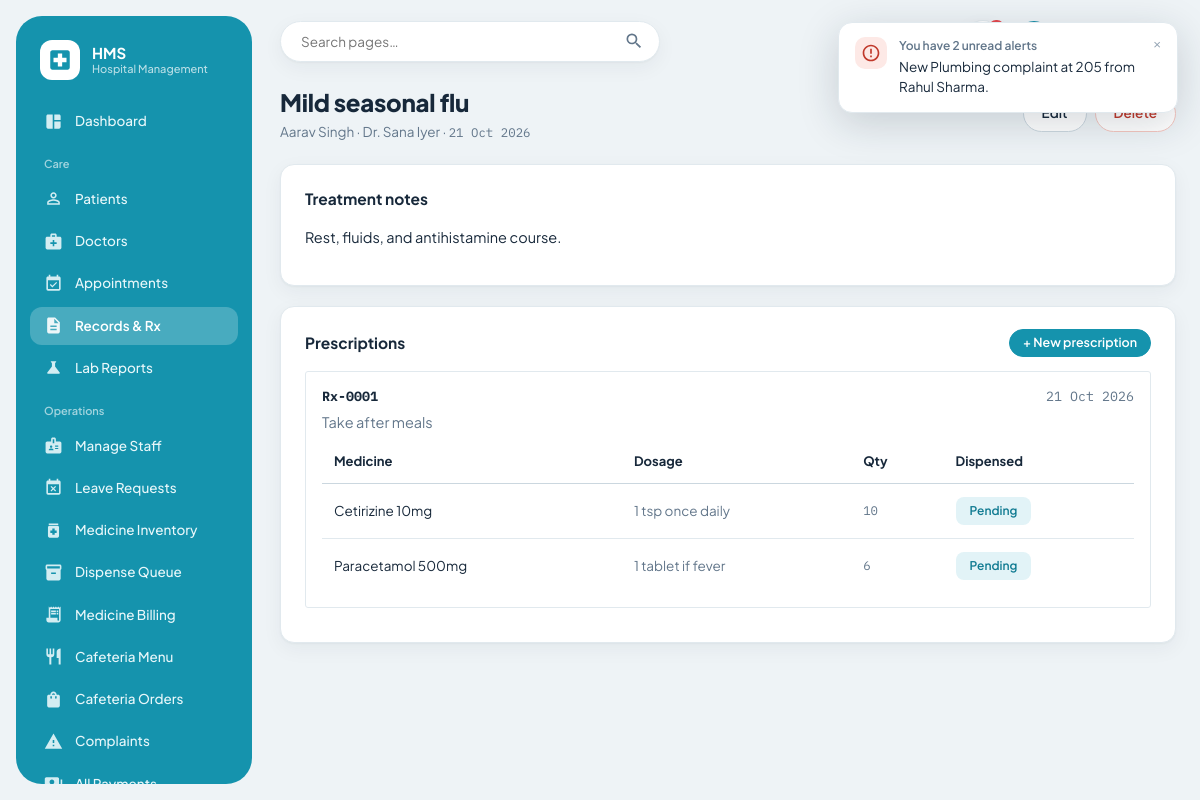
Screenshot of /records/1 (signed in) with the database file from the repository.
### models.py (models this page shows, shortened)
class MedicalRecord(db.Model):
    __tablename__ = "medical_records"
    id = db.Column(db.Integer, primary_key=True)
    patient_id = db.Column(db.Integer, db.ForeignKey("patients.id"), nullable=False)
    doctor_id = db.Column(db.Integer, db.ForeignKey("doctors.id"), nullable=False)
    appointment_id = db.Column(db.Integer, db.ForeignKey("appointments.id"), nullable=True)
    diagnosis = db.Column(db.String(255), nullable=False)
    treatment = db.Column(db.Text)
    record_date = db.Column(db.Date, default=date.today)
    created_at = db.Column(db.DateTime, default=datetime.utcnow)
    prescriptions = db.relationship("Prescription", backref="medical_record", lazy=True, cascade="all, delete-orphan")

class Patient(db.Model):
    __tablename__ = "patients"
    id = db.Column(db.Integer, primary_key=True)
    name = db.Column(db.String(120), nullable=False)
    age = db.Column(db.Integer, nullable=False)
    gender = db.Column(db.String(20), nullable=False)
    phone = db.Column(db.String(20))
    address = db.Column(db.String(255))
    created_at = db.Column(db.DateTime, default=datetime.utcnow)
    appointments = db.relationship("Appointment", backref="patient", lazy=True, cascade="all, delete-orphan")
    medical_records = db.relationship("MedicalRecord", backref="patient", lazy=True, cascade="all, delete-orphan")

class Doctor(db.Model):
    __tablename__ = "doctors"
    id = db.Column(db.Integer, primary_key=True)
    name = db.Column(db.String(120), nullable=False)
    specialization = db.Column(db.String(120), nullable=False)
    phone = db.Column(db.String(20))
    available_days = db.Column(db.String(120))   # e.g. "Mon,Wed,Fri"
    available_time = db.Column(db.String(60))    # e.g. "10:00 - 14:00"
    consultation_fee = db.Column(db.Float, default=500.0)
    created_at = db.Column(db.DateTime, default=datetime.utcnow)
    appointments = db.relationship("Appointment", backref="doctor", lazy=True)
    medical_records = db.relationship("MedicalRecord", backref="doctor", lazy=True)

class Prescription(db.Model):
    __tablename__ = "prescriptions"
    id = db.Column(db.Integer, primary_key=True)
    medical_record_id = db.Column(db.Integer, db.ForeignKey("medical_records.id"), nullable=False)
    notes = db.Column(db.String(255))
    prescribed_date = db.Column(db.Date, default=date.today)
    items = db.relationship("PrescriptionItem", backref="prescription", lazy=True, cascade="all, delete-orphan")

class PrescriptionItem(db.Model):
    __tablename__ = "prescription_items"
    id = db.Column(db.Integer, primary_key=True)
    prescription_id = db.Column(db.Integer, db.ForeignKey("prescriptions.id"), nullable=False)
    medicine_id = db.Column(db.Integer, db.ForeignKey("medicines.id"), nullable=False)
    dosage = db.Column(db.String(120))     # e.g. "1 tablet twice a day"
    quantity = db.Column(db.Integer, nullable=False)
    dispensed_qty = db.Column(db.Integer, default=0)
    medicine = db.relationship("Medicine", backref="prescription_items")
    @property
    def is_fully_dispensed(self):
        return self.dispensed_qty >= self.quantity

class Medicine(db.Model):
    __tablename__ = "medicines"
    id = db.Column(db.Integer, primary_key=True)
    name = db.Column(db.String(120), nullable=False)
    category = db.Column(db.String(80))
    stock_qty = db.Column(db.Integer, default=0)
    price = db.Column(db.Float, nullable=False)
    expiry_date = db.Column(db.Date, nullable=False)
    created_at = db.Column(db.DateTime, default=datetime.utcnow)

### routes/records.py (the view)
@records_bp.route("/<int:record_id>")
def view_record(record_id):
    user = get_current_user()
    record = MedicalRecord.query.get_or_404(record_id)
    if not _can_view(user, record):
        abort(403)
    return render_template("records/view.html", record=record, user=user)

### routes/auth_utils.py (called while the page is built)
def get_current_user():
    if "user_id" not in session:
        return None
    if not hasattr(g, "_current_user"):
        g._current_user = User.query.get(session["user_id"])
    return g._current_user

def login_required(roles=None):
    def decorator(view_func):
        @wraps(view_func)
        def wrapped(*args, **kwargs):
            user = get_current_user()
            if user is None:
                flash("Please log in to continue.", "error")
                return redirect(url_for("auth.portal"))
            if roles and user.role not in roles:
                flash("You don't have access to that page.", "error")
                return redirect(url_for("auth.dashboard_redirect"))
            return view_func(*args, **kwargs)
        return wrapped
    return decorator

### routes/records.py (called while the page is built)
def _can_view(user, record):
    if user.role == "admin":
        return True
    if user.role == "doctor":
        return record.doctor_id == user.doctor_profile.id
    if user.role == "patient":
        return record.patient_id == user.patient_profile.id
    return False

### templates/records/view.html (shortened to what this page needs)
{% extends "base.html" %}
{% block content %}
<div class="page-header">
  <div>
    <h2>{{ record.diagnosis }}</h2>
    <p class="subtitle">{{ record.patient.name }} &middot; Dr. {{ record.doctor.name }} &middot; <span class="mono">{{ record.record_date.strftime('%d %b %Y') }}</span></p>
  </div>
  <div style="display:flex; gap:8px;">
    {% if user.role in ['admin', 'doctor'] %}
    <a class="btn" href="{{ url_for('records.edit_record', record_id=record.id) }}">Edit</a>
    <form method="post" action="{{ url_for('records.delete_record', record_id=record.id) }}"
          onsubmit="return confirm('Delete this medical record and its prescriptions?');">
      <button class="btn btn-danger" type="submit">Delete</button>
    </form>
    {% endif %}
  </div>
</div>
<div class="panel" style="margin-bottom: 20px;">
  <h3>Treatment notes</h3>
  <p>{{ record.treatment or 'No treatment notes recorded.' }}</p>
</div>
<div class="panel">
  <div style="display:flex; justify-content:space-between; align-items:center; margin-bottom: 14px;">
    <h3 style="border:none; padding:0; margin:0;">Prescriptions</h3>
    {% if user.role in ['admin', 'doctor'] %}
    <a class="btn btn-primary btn-sm" href="{{ url_for('records.new_prescription', record_id=record.id) }}">+ New prescription</a>
    {% endif %}
  </div>
  {% if record.prescriptions %}
    {% for pr in record.prescriptions|sort(attribute='id', reverse=true) %}
    <div style="border:1px solid var(--border); border-radius:3px; padding:14px 16px; margin-bottom:12px;">
      <div style="display:flex; justify-content:space-between;">
        <strong class="mono">Rx-{{ "%04d"|format(pr.id) }}</strong>
        <span class="mono text-muted">{{ pr.prescribed_date.strftime('%d %b %Y') }}</span>
      </div>
      {% if pr.notes %}<p class="text-muted" style="margin: 6px 0;">{{ pr.notes }}</p>{% endif %}
      <table style="margin-top:8px;">
        <thead><tr><th>Medicine</th><th>Dosage</th><th>Qty</th><th>Dispensed</th></tr></thead>
        <tbody>
          {% for item in pr.items %}
          <tr>
            <td>{{ item.medicine.name }}</td>
            <td class="text-muted">{{ item.dosage or '—' }}</td>
            <td class="mono">{{ item.quantity }}</td>
            <td>
              {% if item.is_fully_dispensed %}
                <span class="badge badge-completed">Fully dispensed</span>
              {% elif item.dispensed_qty > 0 %}
                <span class="badge badge-warn">{{ item.dispensed_qty }}/{{ item.quantity }} dispensed</span>
              {% else %}
                <span class="badge badge-booked">Pending</span>
              {% endif %}
            </td>
          </tr>
          {% endfor %}
        </tbody>
      </table>
    </div>
    {% endfor %}
  {% else %}
    <div class="empty-state"><div class="big">No prescriptions issued for this record yet.</div></div>
  {% endif %}
</div>
{% endblock %}

### static/css/style.css (style rules this page uses)
:root { --bg: #EEF3F6; --panel: #FFFFFF; --panel-soft: #F6FAFB; --ink: #17283A; --muted-ink: #62768A; --faint-ink: #93A3B3; --primary: #1593AD; --primary-dark: #0F7A91; --primary-soft: #E2F3F7; --primary-ink: #0B5E70; --sidebar: #1593AD; --sidebar-ink: #E8F7FA; --sidebar-active: rgba(255, 255, 255, 0.22); --border: #E1E9EE; --border-strong: #CBD7DF; --alert: #C0392B; --alert-bg: #FDE9E6; --alert-border: #F4C6BF; --success: #228B5B; --success-bg: #DDF5E7; --success-border: #B7E6CB; --warn: #A9690B; --warn-bg: #FDF0D0; --warn-border: #F2DB9C; --info-bg: #E2F3F7; --info: #0F7A91; --radius: 14px; --radius-sm: 10px; --shadow: 0 1px 2px rgba(23, 40, 58, 0.04), 0 6px 20px rgba(23, 40, 58, 0.05); --shadow-pop: 0 10px 40px rgba(23, 40, 58, 0.18); --font-ui: "Plus Jakarta Sans", "Nunito Sans", -apple-system, "Segoe UI", system-ui, sans-serif; --font-mono: "IBM Plex Mono", "SFMono-Regular", Menlo, Consolas, monospace; }
* { box-sizing: border-box; }
html, body { margin: 0; padding: 0; background: var(--bg); color: var(--ink); font-family: var(--font-ui); font-size: 14.5px; line-height: 1.5; -webkit-font-smoothing: antialiased; }
a { color: var(--primary-dark); text-decoration: none; }
.page-header { display: flex; align-items: center; justify-content: space-between; margin-bottom: 22px; gap: 16px; flex-wrap: wrap; }
.page-header h2 { font-size: 24px; font-weight: 800; margin: 0 0 2px; letter-spacing: -0.01em; }
.page-header .subtitle { color: var(--muted-ink); font-size: 13.5px; margin: 0; max-width: 640px; }
.btn { display: inline-flex; align-items: center; justify-content: center; gap: 7px; padding: 10px 18px; border-radius: 999px; border: 1px solid var(--border-strong); background: var(--panel); color: var(--ink); font-size: 13.5px; font-weight: 600; font-family: inherit; cursor: pointer; line-height: 1.1; }
.btn-primary { background: var(--primary); border-color: var(--primary); color: #fff; }
.btn-danger { background: var(--panel); border-color: var(--alert-border); color: var(--alert); }
.btn-sm { padding: 6px 13px; font-size: 12.5px; }
.panel { background: var(--panel); border: 1px solid var(--border); border-radius: var(--radius); padding: 22px 24px; box-shadow: var(--shadow); }
.panel h3 { font-size: 15.5px; font-weight: 700; margin: 0 0 16px; padding-bottom: 0; border: 0; display: flex; align-items: center; justify-content: space-between; }
table { width: 100%; border-collapse: collapse; font-size: 13.5px; }
thead th { text-align: left; font-weight: 700; color: var(--ink); font-size: 13px; padding: 11px 12px; border-bottom: 1px solid var(--border-strong); white-space: nowrap; }
tbody td { padding: 13px 12px; border-bottom: 1px solid var(--border); vertical-align: middle; color: var(--muted-ink); }
tbody td:first-child, tbody td a { color: inherit; }
tbody tr:last-child td { border-bottom: 0; }
.panel > table, .panel { overflow-x: auto; }
.mono { font-family: var(--font-mono); font-size: 0.92em; }
.badge { display: inline-block; padding: 4px 13px; border-radius: 8px; font-size: 12px; font-weight: 600; border: 1px solid transparent; white-space: nowrap; }
.badge-booked { background: var(--info-bg); color: var(--info); border-color: transparent; }
.text-muted { color: var(--muted-ink); }

### rows the page displays
MedicalRecord: diagnosis "Mild seasonal flu", record_date "21 Oct 2026", treatment "Rest, fluids, and antihistamine course."
Patient: patient.name "Aarav Singh"
Doctor: doctor.name "Sana Iyer"
Prescription: id "0001", prescribed_date "21 Oct 2026", notes "Take after meals"
PrescriptionItem: medicine.name "Cetirizine 10mg", dosage "1 tsp once daily", quantity "10", dispensed_qty "Pending"
PrescriptionItem: medicine.name "Paracetamol 500mg", dosage "1 tablet if fever", quantity "6", dispensed_qty "Pending"
